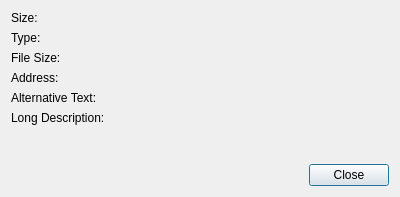
<?xml version="1.0" encoding="UTF-8"?>
<ui version="4.0">
 <class>Meerkat::ImagePropertiesDialog</class>
 <widget class="QDialog" name="Meerkat::ImagePropertiesDialog">
  <property name="geometry">
   <rect>
    <x>0</x>
    <y>0</y>
    <width>400</width>
    <height>197</height>
   </rect>
  </property>
  <property name="windowTitle">
   <string>Image Properties</string>
  </property>
  <layout class="QVBoxLayout" name="verticalLayout">
   <item>
    <layout class="QFormLayout" name="formLayout">
     <item row="0" column="0">
      <widget class="QLabel" name="sizeLabel">
       <property name="text">
        <string>Size:</string>
       </property>
      </widget>
     </item>
     <item row="1" column="0">
      <widget class="QLabel" name="typeLabel">
       <property name="text">
        <string>Type:</string>
       </property>
      </widget>
     </item>
     <item row="2" column="0">
      <widget class="QLabel" name="fileSizeLabel">
       <property name="text">
        <string>File Size:</string>
       </property>
      </widget>
     </item>
     <item row="3" column="0">
      <widget class="QLabel" name="addressLabel">
       <property name="text">
        <string>Address:</string>
       </property>
      </widget>
     </item>
     <item row="4" column="0">
      <widget class="QLabel" name="alternativeTextLabel">
       <property name="text">
        <string>Alternative Text:</string>
       </property>
      </widget>
     </item>
     <item row="5" column="0">
      <widget class="QLabel" name="longDescriptionLabel">
       <property name="text">
        <string>Long Description:</string>
       </property>
      </widget>
     </item>
     <item row="0" column="1">
      <widget class="Meerkat::TextLabelWidget" name="sizeLabelWidget" native="true"/>
     </item>
     <item row="1" column="1">
      <widget class="Meerkat::TextLabelWidget" name="typeLabelWidget" native="true"/>
     </item>
     <item row="2" column="1">
      <widget class="Meerkat::TextLabelWidget" name="fileSizeLabelWidget" native="true"/>
     </item>
     <item row="4" column="1">
      <widget class="Meerkat::TextLabelWidget" name="alternativeTextLabelWidget" native="true"/>
     </item>
     <item row="3" column="1">
      <widget class="Meerkat::TextLabelWidget" name="addressLabelWidget" native="true"/>
     </item>
     <item row="5" column="1">
      <widget class="Meerkat::TextLabelWidget" name="longDescriptionLabelWidget" native="true"/>
     </item>
    </layout>
   </item>
   <item>
    <widget class="QDialogButtonBox" name="buttonBox">
     <property name="orientation">
      <enum>Qt::Horizontal</enum>
     </property>
     <property name="standardButtons">
      <set>QDialogButtonBox::Close</set>
     </property>
    </widget>
   </item>
  </layout>
 </widget>
 <customwidgets>
  <customwidget>
   <class>Meerkat::TextLabelWidget</class>
   <extends>QWidget</extends>
   <header>src/ui/TextLabelWidget.h</header>
   <container>1</container>
  </customwidget>
 </customwidgets>
 <resources/>
 <connections>
  <connection>
   <sender>buttonBox</sender>
   <signal>accepted()</signal>
   <receiver>Meerkat::ImagePropertiesDialog</receiver>
   <slot>accept()</slot>
   <hints>
    <hint type="sourcelabel">
     <x>248</x>
     <y>254</y>
    </hint>
    <hint type="destinationlabel">
     <x>157</x>
     <y>274</y>
    </hint>
   </hints>
  </connection>
  <connection>
   <sender>buttonBox</sender>
   <signal>rejected()</signal>
   <receiver>Meerkat::ImagePropertiesDialog</receiver>
   <slot>reject()</slot>
   <hints>
    <hint type="sourcelabel">
     <x>316</x>
     <y>260</y>
    </hint>
    <hint type="destinationlabel">
     <x>286</x>
     <y>274</y>
    </hint>
   </hints>
  </connection>
 </connections>
</ui>
